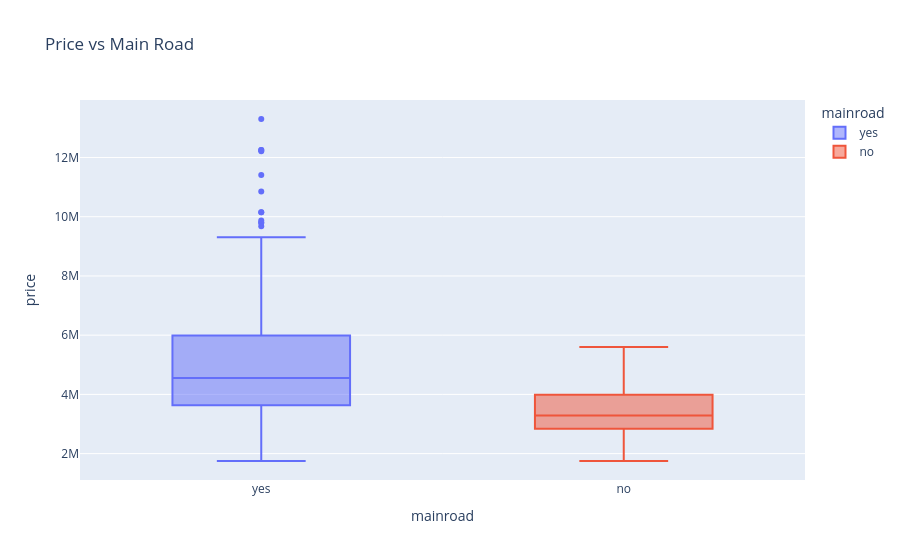

Source (notebook cell):
### Code cell
fig = px.box(
    df,
    x="mainroad",
    y="price",
    color="mainroad",
    title="Price vs Main Road"
)

fig.show()

### Figure 1 — Plotly figure (JSON) as saved in the notebook; plotly's stock layout.template omitted (floating-point values rounded to 4 significant figures; data arrays with more than 128 entries replaced by an {"elided": "..."} marker saying what was removed)
{"data": [{"alignmentgroup": "True", "hovertemplate": "mainroad=%{x}<br>price=%{y}<extra></extra>", "legendgroup": "yes", "marker": {"color": "#636efa"}, "name": "yes", "notched": false, "offsetgroup": "yes", "orientation": "v", "showlegend": true, "type": "box", "x": {"elided": "468 str values"}, "x0": " ", "xaxis": "x", "y": {"elided": "468 int values"}, "y0": " ", "yaxis": "y"}, {"alignmentgroup": "True", "hovertemplate": "mainroad=%{x}<br>price=%{y}<extra></extra>", "legendgroup": "no", "marker": {"color": "#EF553B"}, "name": "no", "notched": false, "offsetgroup": "no", "orientation": "v", "showlegend": true, "type": "box", "x": ["no", "no", "no", "no", "no", "no", "no", "no", "no", "no", "no", "no", "no", "no", "no", "no", "no", "no", "no", "no", "no", "no", "no", "no", "no", "no", "no", "no", "no", "no", "no", "no", "no", "no", "no", "no", "no", "no", "no", "no", "no", "no", "no", "no", "no", "no", "no", "no", "no", "no", "no", "no", "no", "no", "no", "no", "no", "no", "no", "no", "no", "no", "no", "no", "no", "no", "no", "no", "no", "no", "no", "no", "no", "no", "no", "no", "no"], "x0": " ", "xaxis": "x", "y": [5600000, 5495000, 5250000, 5215000, 5145000, 5040000, 4956000, 4900000, 4410000, 4340000, 4270000, 4200000, 4200000, 4200000, 4200000, 4200000, 4060000, 4007500, 3990000, 3990000, 3990000, 3815000, 3773000, 3773000, 3703000, 3675000, 3640000, 3640000, 3570000, 3500000, 3500000, 3500000, 3493000, 3360000, 3360000, 3360000, 3353000, 3290000, 3290000, 3255000, 3255000, 3220000, 3220000, 3150000, 3150000, 3150000, 3115000, 3080000, 3010000, 3010000, 2975000, 2940000, 2940000, 2940000, 2940000, 2940000, 2870000, 2835000, 2835000, 2835000, 2660000, 2660000, 2604000, 2520000, 2520000, 2485000, 2450000, 2408000, 2275000, 2275000, 2240000, 2233000, 2135000, 1960000, 1855000, 1767150, 1750000], "y0": " ", "yaxis": "y"}], "layout": {"boxmode": "overlay", "legend": {"title": {"text": "mainroad"}, "tracegroupgap": 0}, "title": {"text": "Price vs Main Road"}, "xaxis": {"anchor": "y", "categoryarray": ["yes", "no"], "categoryorder": "array", "domain": [0, 1], "title": {"text": "mainroad"}}, "yaxis": {"anchor": "x", "domain": [0, 1], "title": {"text": "price"}}}}
